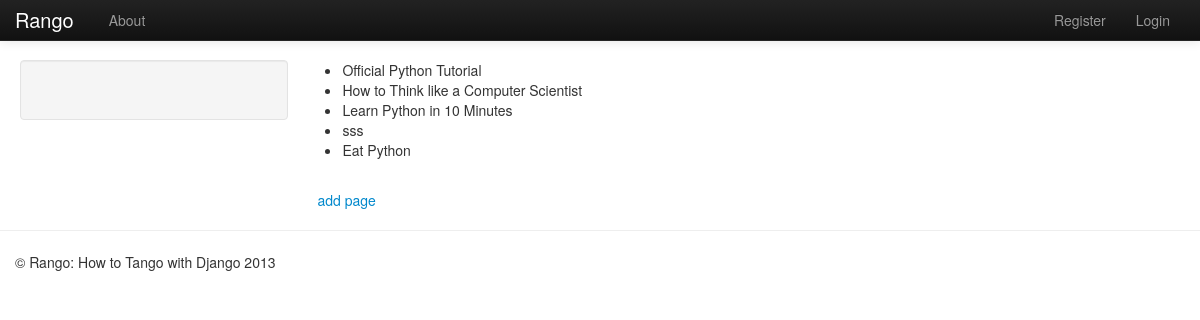
Page /rango/category/Python/ on the committed database.
### rango/models.py (models this page shows, shortened)
class Page(models.Model):
	category = models.ForeignKey(Category)
	title = models.CharField(max_length=128)
	url = models.URLField()
	views = models.IntegerField(default = 0)

### rango/views.py (the view)
# urls.py: url(r'^category/(?P<category_name_url>\w+)/$', views.category, name='category'),
def category(request,category_name_url):
	context = RequestContext(request)
	category_name = category_name_url.replace('_',' ')
	context_dict = {'category_name':category_name}
	try:
		category = Category.objects.get(name=category_name)
		pages = Page.objects.filter(category=category)
		context_dict['category'] = category
		context_dict['pages'] = pages
		context_dict['category_name_url'] = category_name_url
	except Category.DoesNotExist:
		pass
	return render_to_response('rango/category.html',context_dict,context)

### templates/rango/category.html (shortened to what this page needs)
{% extends 'rango/base.html' %}
{% block body_block %}
{% if category %}
	{% if pages %}
		<ul>
			{% for page in pages %}
			<li><a href="{{ page.url }}"></a>{{ page.title }}</li>
			{% endfor %}
		</ul>
	{% else %}
	<strong>No pages currently under this category!</strong>
	{% endif %}
{% else %}
<strong>The category {{ category_name }} does not exist!</strong>
{% endif %}
<br/>
<a href="/rango/category/{{ category_name_url }}/add_page">add page</a>
{% endblock %}

### rows in the picture
Page: title "Official Python Tutorial"
Page: title "How to Think like a Computer Scientist"
Page: title "Learn Python in 10 Minutes"
Page: title "sss"
Page: title "Eat Python"
